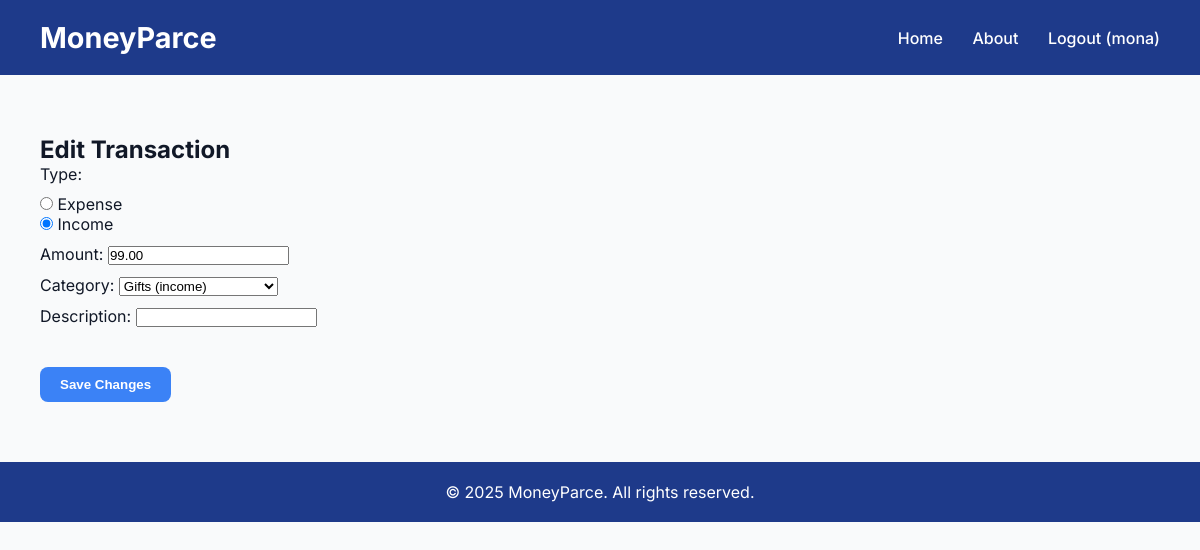
/transactions/edit/10/ (signed in), run on the app's committed database.
### transactions/models.py (models this page shows, shortened)
class Category(models.Model):
    CATEGORY_TYPES = (
        ('expense', 'Expense'),
        ('income', 'Income'),
    )
    name = models.CharField(max_length=100)
    type = models.CharField(max_length=7, choices=CATEGORY_TYPES)
    def __str__(self):
        return f"{self.name} ({self.type})"

class Transaction(models.Model):
    TRANSACTION_TYPES = (
        ('expense', 'Expense'),
        ('income', 'Income'),
    )
    user = models.ForeignKey(User, on_delete=models.CASCADE)
    type = models.CharField(max_length=7, choices=TRANSACTION_TYPES)
    amount = models.DecimalField(max_digits=10, decimal_places=2, default=Decimal('0.00'))
    category = models.ForeignKey(Category, on_delete=models.SET_NULL, null=True)
    date = models.DateField(auto_now_add=True)
    description = models.CharField(max_length=255, blank=True)

### transactions/views.py (the view)
# urls.py: path('edit/<int:transaction_id>/', views.add_transaction, name='edit'),
@login_required
def add_transaction(request, transaction_id=None):
    if transaction_id:
        transaction = get_object_or_404(Transaction, id=transaction_id, user=request.user)
        form = TransactionForm(request.POST or None, instance=transaction)
    else:
        transaction = None
        form = TransactionForm(request.POST or None)
    if request.method == 'POST' and form.is_valid():
        transaction = form.save(commit=False)
        if not transaction_id:
            transaction.user = request.user
        transaction.save()
        return redirect('transactions:list')
    return render(request, 'transactions/add.html', {
        'form': form,
        'transaction': transaction
    })

### transactions/forms.py
class TransactionForm(forms.ModelForm):
    class Meta:
        model = Transaction
        fields = ['type','amount', 'category', 'description']
    def __init__(self, *args, **kwargs):
        user = kwargs.pop('user', None)
        super().__init__(*args, **kwargs)
        self.fields['type'].widget = forms.RadioSelect(choices=Transaction.TRANSACTION_TYPES)
        self.fields['category'].queryset = Category.objects.none()
        if 'type' in self.data:
            selected_type = self.data.get('type')
            self.fields['category'].queryset = Category.objects.filter(type=selected_type)
        elif self.instance.pk:
            self.fields['category'].queryset = Category.objects.filter(type=self.instance.type)

### transactions/templates/transactions/add.html (shortened to what this page needs)
{% extends "base.html" %}
{% block content %}
<h2>
    {% if transaction %}
        Edit Transaction
    {% else %}
        Add a Transaction
    {% endif %}
</h2>
<form method="post" id="transaction-form">
    <div class="form-group">
        {{ form.as_p }}
    </div>
    <button type="submit">
        {% if transaction %}
            Save Changes
        {% else %}
            Save
        {% endif %}
    </button>
</form>
{% endblock %}

### moneyparce/templates/base.html (shortened to what this page needs)
<!DOCTYPE html>
<html lang="en">
<head>
</head>
<body>
    <header>
        <h1>MoneyParce</h1>
        <nav>
            <a href="/">Home</a>
            <a href="/about/">About</a>
            {% if user.is_authenticated %}
            <a class="nav-link" href="{% url 'accounts.logout' %}">Logout ({{ user.username }})</a>
            {% else %}
            <a class="nav-link" href="{% url 'accounts.login' %}">Login</a>
            <a class="nav-link" href="{% url 'accounts.signup' %}">Sign Up</a>
            {% endif %}
        </nav>
    </header>
    <main>
        {% block content %}
        {% endblock %}
    </main>
    <footer>
        &copy; 2025 MoneyParce. All rights reserved.
    </footer>
</body>
</html>

### moneyparce/templates/base.html (style rules this page uses)
:root { --primary-color: #1e3a8a; --accent-color: #3b82f6; --background-color: #f9fafb; --text-color: #111827; }
* { margin: 0; padding: 0; box-sizing: border-box; }
body { font-family: 'Inter', sans-serif; background-color: var(--background-color); color: var(--text-color); }
header { background-color: var(--primary-color); color: white; padding: 20px 40px; display: flex; justify-content: space-between; align-items: center; }
header h1 { font-size: 1.8rem; }
nav a { color: white; margin-left: 25px; text-decoration: none; font-weight: 500; transition: opacity 0.3s ease; }
main { padding: 60px 40px; max-width: 1200px; margin: 0 auto; }
footer { text-align: center; padding: 20px; background-color: var(--primary-color); color: white; }

### transactions/templates/transactions/add.html (style rules this page uses)
form .form-group { margin-bottom: 20px; }
form .form-group p { margin-bottom: 10px; }
form button { margin-top: 20px; padding: 10px 20px; background-color: var(--accent-color); color: white; border: none; border-radius: 8px; font-weight: 600; cursor: pointer; }

### data on the page
Category: type "☐ Expense ☑ Income"
Transaction: amount "99.00", category "Gifts (income)"

### other printed values
{{ user.username }} "mona"
